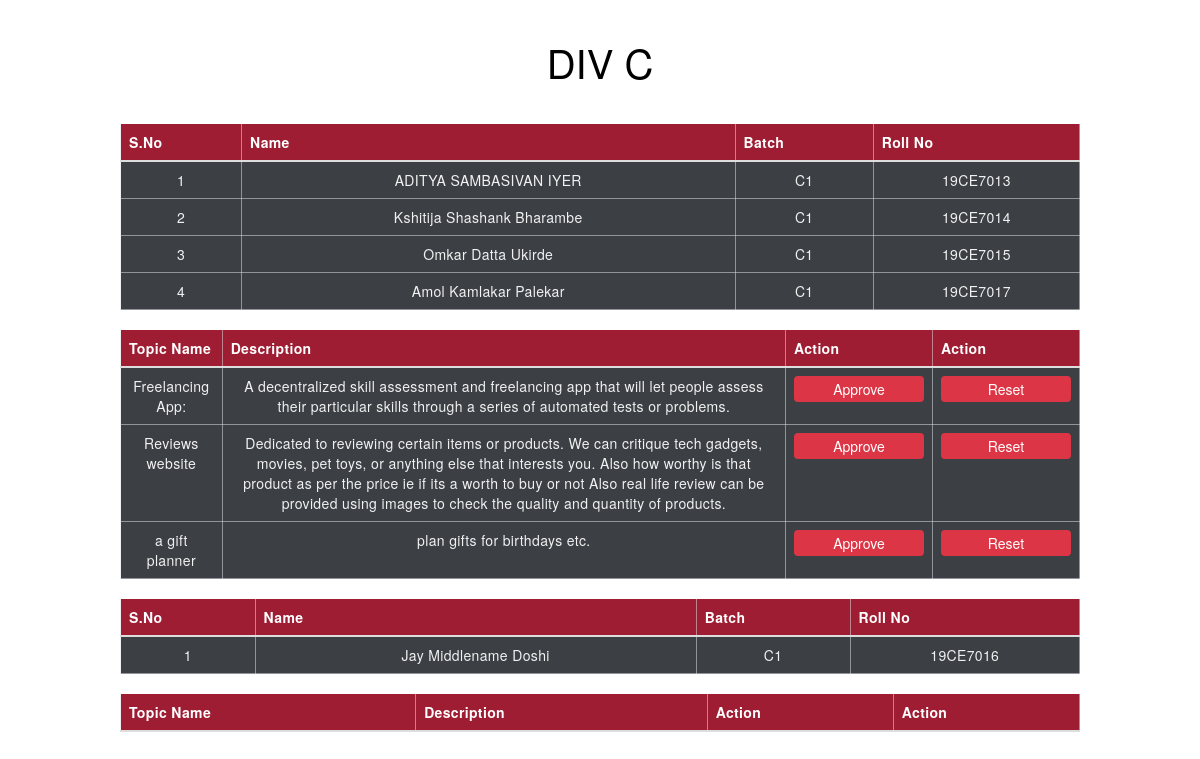
The app's page /division.php?division=C with its own data.
### tables this page shows
CREATE TABLE `groups` (
  `sr_no` int(11) NOT NULL,
  `g_id` varchar(15) NOT NULL,
  `s_id` varchar(10) NOT NULL,
  `division` varchar(1) NOT NULL,
  `Leader` tinyint(1) DEFAULT NULL
);

CREATE TABLE `student` (
  `sr_no` int(10) NOT NULL,
  `s_id` varchar(20) NOT NULL,
  `dept` varchar(10) NOT NULL,
  `roll_no` varchar(10) NOT NULL,
  `F_name` varchar(20) NOT NULL,
  `M_name` varchar(20) NOT NULL,
  `L_name` varchar(20) NOT NULL,
  `email` varchar(50) NOT NULL,
  `password` varchar(20) NOT NULL,
  `contact` bigint(10) NOT NULL,
  `year` varchar(10) NOT NULL,
  `division` varchar(10) NOT NULL,
  `batch` varchar(10) NOT NULL,
  `active` tinyint(1) DEFAULT NULL
);

CREATE TABLE `project_suggestions` (
  `sr_no` int(11) NOT NULL,
  `g_id` varchar(10) NOT NULL,
  `topic_id` varchar(10) NOT NULL,
  `topic` varchar(100) NOT NULL,
  `description` varchar(1500) NOT NULL,
  `dept` varchar(10) NOT NULL,
  `approved` int(11) NOT NULL,
  `status` int(11) NOT NULL
);

### division.php (the view, shortened to what this page needs)
<?php
 include('Connect.php');
?>
<!DOCTYPE html>
<html>
<head>
    <link rel="stylesheet" href="css/div.css">
    <link rel="stylesheet" href="https://maxcdn.bootstrapcdn.com/bootstrap/3.4.1/css/bootstrap.min.css">
</head>
<body>
    <div class="table-container">
        <?php
            $division=$_GET['division'];
            echo'<h1 class="heading">DIV '.$division.'</h1>';
               $res3 = mysqli_query($Connect," SELECT * FROM `groups` WHERE `Leader` = '1' AND `division`='$division' ");
               while ($row3=mysqli_fetch_array($res3)) {
                   $g_id=$row3['g_id']; ?>
        <table class="table">
        <thead>
                 <th>S.No</th>
                 <th>Name</th>
                 <th>Batch</th>
                 <th>Roll No</th>
            </thead>
            <tbody>
            <?php
    $n=1;
                   $res1 = mysqli_query($Connect, " SELECT * FROM `groups` WHERE `g_id` = '$g_id' ");
                   while ($row1=mysqli_fetch_array($res1)) {
                       $s_id=$row1['s_id'];
                       $res2 = mysqli_query($Connect, " SELECT * FROM `student` WHERE  `s_id`='$s_id' ");
                       while ($row2=mysqli_fetch_array($res2)) {
                           $F_name = $row2['F_name'];
                           $M_name = $row2['M_name'];
                           $L_name = $row2['L_name'];
                           $Full_name=" {$F_name} {$M_name} {$L_name} ";
                           $roll_no = $row2['roll_no'];
                           $batch = $row2['batch']; ?>
                  <tr>
                        <td data-label="S.No"><?php echo $n ?></td>
                        <td data-label="Name"><?php echo $Full_name ?></td>
                        <td data-label="Batch"><?php echo $batch ?></td>
                        <td data-label="Roll No"><?php echo $roll_no ?></td>
                  </tr>
                <?php
                    $n++;
                       }
                   }
               ?>
            </tbody>
          </table>
        <table class="table">
            <thead>
                <tr>
                    <th>Topic Name</th>
                    <th>Description</th>
                    <th>Action</th>
                    <th>Action</th>
                </tr>
            </thead>
            <tbody>
            <?php
            $res5 = mysqli_query($Connect," SELECT * FROM `project_suggestions` WHERE `g_id` = '$g_id'  ");
               while ($row5=mysqli_fetch_array($res5)) {
                   $topic   =   $row5['topic'];
                   $description = $row5['description'];
                   $topic_id = $row5['topic_id'];
                ?>
                <tr>
                    <td data-label="Topic Name"><?php echo $topic?></td>
                    <td data-label="Description"> <?php echo $description?> </td>
                    <?php
                        $approved=$row5['approved'];
                        if ($approved == 0) {
                            ?>
                            <td data-label="Action"><form method="post"><button  name="<?php echo $topic_id ?>" class="btn">Approve</button></form></td>
                            <?php
                        } elseif ($approved == '1') {
                            echo'<td data-label="Action"><label>Accepted</label></td>';
                        } else {
                            echo'<td data-label="Action"><label>Rejected</label></td>';
                        }
                    ?>
                    <td data-label="Action"><form method="post"><button  name="<?php echo "A$topic_id" ?>" class="btn">Reset</button></form>
                </tr>
                <?php
        }
           }
               ?>
            </tbody>
        </table>

### css/div.css (style rules this page uses)
* { margin: 0; padding: 0; box-sizing: border-box; }
body { background-color: #FFFFFF; font-family: sans-serif; }
.table-container { padding: 0 10%; margin: 40px auto 0; }
.heading { font-size: 40px; text-align: center; color: #000; margin-bottom: 40px; }
.table { width: 100%; border-collapse: collapse; }
.table thead { background-color: rgb(158,29,51); }
.table thead tr th { font-size: 14px; font-weight: medium; letter-spacing: 0.35px; color: #FFFFFF; opacity: 1; padding: 12px; vertical-align: top; border:1px solid #dee2e685; }
.table tbody tr td { font-size: 14px; letter-spacing: 0.35px; font-weight: normal; color: #f1f1f1; background-color: #3c3f44; padding: 8px; text-align: center; border: 1px solid #dee2e685; }
.table tbody tr td .btn { width: 130px; text-decoration: none; line-height: 12px; display: inline-block; background-color: #dc3545; font-weight: medium; color: #FFFFFF; text-align: center; vertical-align: middle; user-select: none; border: 1px solid transparent; font-size: 14px; opacity: 1; }

### records on screen
student: Full_name "ADITYA SAMBASIVAN IYER", batch "C1", roll_no "19CE7013"
student: Full_name "Kshitija Shashank Bharambe", batch "C1", roll_no "19CE7014"
student: Full_name "Omkar Datta Ukirde", batch "C1", roll_no "19CE7015"
student: Full_name "Amol Kamlakar Palekar", batch "C1", roll_no "19CE7017"
project_suggestions: topic "Freelancing App:", description "A decentralized skill assessment and freelancing app that will let people assess their particular skills through a series of automated tests or problems."
project_suggestions: topic "Reviews website", description "Dedicated to reviewing certain items or products. We can critique tech gadgets, movies, pet toys, or anything else that interests you. Also how worthy is that product as per the price ie if its a worth to buy or not Also real life review can be provided using images to check the quality and quantity of products."
project_suggestions: topic "a gift planner", description "plan gifts for birthdays etc."
student: Full_name "Jay Middlename Doshi", batch "C1", roll_no "19CE7016"

### other values on screen
$division "C"
